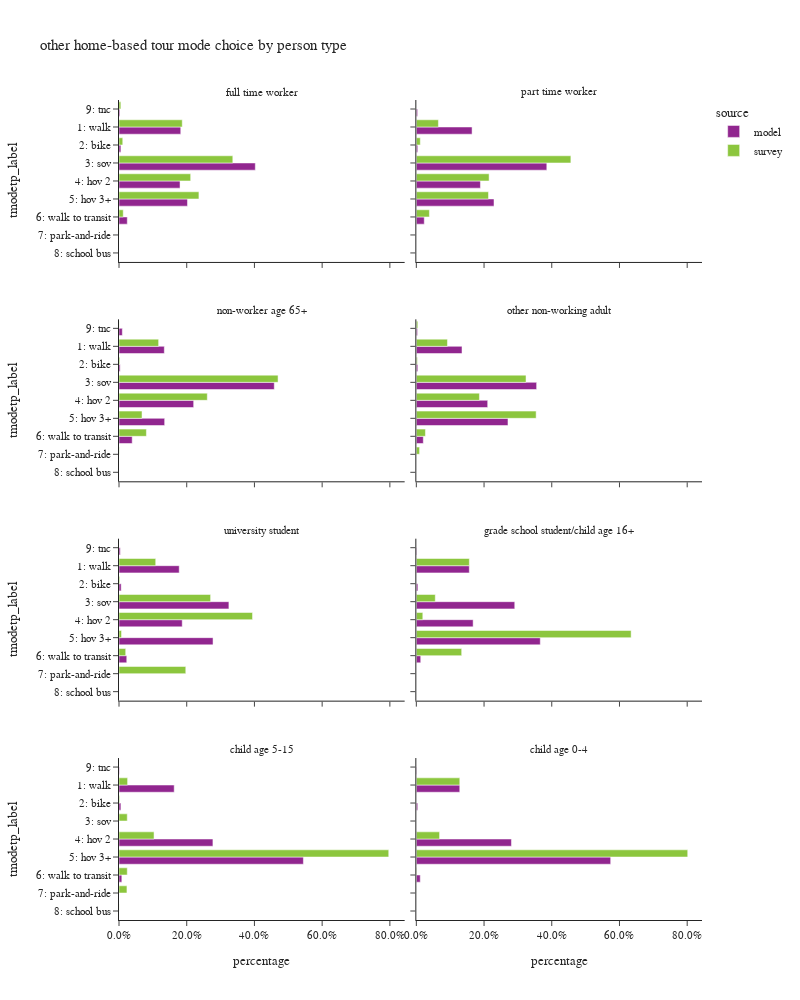

This figure's notebook cell:
### Code cell
plot_mode_choice(hb_tour,"pptyp_label",
                 {"pptyp_label":["full time worker","part time worker","non-worker age 65+","other non-working adult",
                                 "university student","grade school student/child age 16+","child age 5-15","child age 0-4"],
                  "tmodetp_label":["1: walk","2: bike","3: sov","4: hov 2","5: hov 3+","6: walk to transit",
                                   "7: park-and-ride","8: school bus","9: other–survey only"]},
                 "person type",2,1000)

### Figure 1 — Plotly figure (JSON) as saved in the notebook; plotly's stock layout.template omitted (floating-point values rounded to 4 significant figures)
{"data": [{"alignmentgroup": "True", "customdata": [[17294], [528], [38176], [17091], [19177], [2318], [240]], "hovertemplate": "source=model<br>pptyp_label=full time worker<br>percentage=%{x}<br>tmodetp_label=%{y}<br>sample count=%{customdata[0]}<extra></extra>", "legendgroup": "model", "marker": {"color": "#91268F", "pattern": {"shape": ""}}, "name": "model", "offsetgroup": "model", "orientation": "h", "showlegend": true, "textposition": "auto", "type": "bar", "x": [0.1824, 0.005568, 0.4026, 0.1802, 0.2022, 0.02445, 0.002531], "xaxis": "x7", "y": ["1: walk", "2: bike", "3: sov", "4: hov 2", "5: hov 3+", "6: walk to transit", "9: tnc"], "yaxis": "y7"}, {"alignmentgroup": "True", "customdata": [[4940], [124], [11563], [5679], [6883], [703], [112]], "hovertemplate": "source=model<br>pptyp_label=part time worker<br>percentage=%{x}<br>tmodetp_label=%{y}<br>sample count=%{customdata[0]}<extra></extra>", "legendgroup": "model", "marker": {"color": "#91268F", "pattern": {"shape": ""}}, "name": "model", "offsetgroup": "model", "orientation": "h", "showlegend": false, "textposition": "auto", "type": "bar", "x": [0.1646, 0.004133, 0.3854, 0.1893, 0.2294, 0.02343, 0.003733], "xaxis": "x8", "y": ["1: walk", "2: bike", "3: sov", "4: hov 2", "5: hov 3+", "6: walk to transit", "9: tnc"], "yaxis": "y8"}, {"alignmentgroup": "True", "customdata": [[8849], [225], [30319], [14581], [8915], [2578], [648]], "hovertemplate": "source=model<br>pptyp_label=non-worker age 65+<br>percentage=%{x}<br>tmodetp_label=%{y}<br>sample count=%{customdata[0]}<extra></extra>", "legendgroup": "model", "marker": {"color": "#91268F", "pattern": {"shape": ""}}, "name": "model", "offsetgroup": "model", "orientation": "h", "showlegend": false, "textposition": "auto", "type": "bar", "x": [0.1338, 0.003403, 0.4586, 0.2205, 0.1348, 0.03899, 0.009801], "xaxis": "x5", "y": ["1: walk", "2: bike", "3: sov", "4: hov 2", "5: hov 3+", "6: walk to transit", "9: tnc"], "yaxis": "y5"}, {"alignmentgroup": "True", "customdata": [[8941], [282], [23546], [13967], [17939], [1364], [234]], "hovertemplate": "source=model<br>pptyp_label=other non-working adult<br>percentage=%{x}<br>tmodetp_label=%{y}<br>sample count=%{customdata[0]}<extra></extra>", "legendgroup": "model", "marker": {"color": "#91268F", "pattern": {"shape": ""}}, "name": "model", "offsetgroup": "model", "orientation": "h", "showlegend": false, "textposition": "auto", "type": "bar", "x": [0.1349, 0.004255, 0.3553, 0.2107, 0.2707, 0.02058, 0.003531], "xaxis": "x6", "y": ["1: walk", "2: bike", "3: sov", "4: hov 2", "5: hov 3+", "6: walk to transit", "9: tnc"], "yaxis": "y6"}, {"alignmentgroup": "True", "customdata": [[1970], [71], [3596], [2069], [3077], [254], [42]], "hovertemplate": "source=model<br>pptyp_label=university student<br>percentage=%{x}<br>tmodetp_label=%{y}<br>sample count=%{customdata[0]}<extra></extra>", "legendgroup": "model", "marker": {"color": "#91268F", "pattern": {"shape": ""}}, "name": "model", "offsetgroup": "model", "orientation": "h", "showlegend": false, "textposition": "auto", "type": "bar", "x": [0.1778, 0.006409, 0.3246, 0.1867, 0.2777, 0.02293, 0.003791], "xaxis": "x3", "y": ["1: walk", "2: bike", "3: sov", "4: hov 2", "5: hov 3+", "6: walk to transit", "9: tnc"], "yaxis": "y3"}, {"alignmentgroup": "True", "customdata": [[830], [24], [1542], [890], [1942], [69], [8]], "hovertemplate": "source=model<br>pptyp_label=grade school student/child age 16+<br>percentage=%{x}<br>tmodetp_label=%{y}<br>sample count=%{customdata[0]}<extra></extra>", "legendgroup": "model", "marker": {"color": "#91268F", "pattern": {"shape": ""}}, "name": "model", "offsetgroup": "model", "orientation": "h", "showlegend": false, "textposition": "auto", "type": "bar", "x": [0.1565, 0.004524, 0.2907, 0.1678, 0.3661, 0.01301, 0.001508], "xaxis": "x4", "y": ["1: walk", "2: bike", "3: sov", "4: hov 2", "5: hov 3+", "6: walk to transit", "9: tnc"], "yaxis": "y4"}, {"alignmentgroup": "True", "customdata": [[4823], [165], [8206], [16109], [247], [32]], "hovertemplate": "source=model<br>pptyp_label=child age 5-15<br>percentage=%{x}<br>tmodetp_label=%{y}<br>sample count=%{customdata[0]}<extra></extra>", "legendgroup": "model", "marker": {"color": "#91268F", "pattern": {"shape": ""}}, "name": "model", "offsetgroup": "model", "orientation": "h", "showlegend": false, "textposition": "auto", "type": "bar", "x": [0.163, 0.005578, 0.2774, 0.5446, 0.00835, 0.001082], "xaxis": "x", "y": ["1: walk", "2: bike", "4: hov 2", "5: hov 3+", "6: walk to transit", "9: tnc"], "yaxis": "y"}, {"alignmentgroup": "True", "customdata": [[2597], [83], [5687], [11622], [235], [23]], "hovertemplate": "source=model<br>pptyp_label=child age 0-4<br>percentage=%{x}<br>tmodetp_label=%{y}<br>sample count=%{customdata[0]}<extra></extra>", "legendgroup": "model", "marker": {"color": "#91268F", "pattern": {"shape": ""}}, "name": "model", "offsetgroup": "model", "orientation": "h", "showlegend": false, "textposition": "auto", "type": "bar", "x": [0.1283, 0.004099, 0.2809, 0.574, 0.01161, 0.001136], "xaxis": "x2", "y": ["1: walk", "2: bike", "4: hov 2", "5: hov 3+", "6: walk to transit", "9: tnc"], "yaxis": "y2"}, {"alignmentgroup": "True", "customdata": [[451], [44], [450], [264], [144], [48], [2], [13]], "hovertemplate": "source=survey<br>pptyp_label=full time worker<br>percentage=%{x}<br>tmodetp_label=%{y}<br>sample count=%{customdata[0]}<extra></extra>", "legendgroup": "survey", "marker": {"color": "#8CC63E", "pattern": {"shape": ""}}, "name": "survey", "offsetgroup": "survey", "orientation": "h", "showlegend": true, "textposition": "auto", "type": "bar", "x": [0.1868, 0.01107, 0.3361, 0.2117, 0.236, 0.01253, 0.0002603, 0.005471], "xaxis": "x7", "y": ["1: walk", "2: bike", "3: sov", "4: hov 2", "5: hov 3+", "6: walk to transit", "7: park-and-ride", "9: tnc"], "yaxis": "y7"}, {"alignmentgroup": "True", "customdata": [[85], [15], [178], [86], [48], [36]], "hovertemplate": "source=survey<br>pptyp_label=part time worker<br>percentage=%{x}<br>tmodetp_label=%{y}<br>sample count=%{customdata[0]}<extra></extra>", "legendgroup": "survey", "marker": {"color": "#8CC63E", "pattern": {"shape": ""}}, "name": "survey", "offsetgroup": "survey", "orientation": "h", "showlegend": false, "textposition": "auto", "type": "bar", "x": [0.06519, 0.01172, 0.4564, 0.2149, 0.2131, 0.03861], "xaxis": "x8", "y": ["1: walk", "2: bike", "3: sov", "4: hov 2", "5: hov 3+", "6: walk to transit"], "yaxis": "y8"}, {"alignmentgroup": "True", "customdata": [[147], [7], [404], [242], [51], [55], [4], [1]], "hovertemplate": "source=survey<br>pptyp_label=non-worker age 65+<br>percentage=%{x}<br>tmodetp_label=%{y}<br>sample count=%{customdata[0]}<extra></extra>", "legendgroup": "survey", "marker": {"color": "#8CC63E", "pattern": {"shape": ""}}, "name": "survey", "offsetgroup": "survey", "orientation": "h", "showlegend": false, "textposition": "auto", "type": "bar", "x": [0.117, 0.00246, 0.4698, 0.2608, 0.06799, 0.08092, 0.0007112, 0.0003549], "xaxis": "x5", "y": ["1: walk", "2: bike", "3: sov", "4: hov 2", "5: hov 3+", "6: walk to transit", "7: park-and-ride", "9: tnc"], "yaxis": "y5"}, {"alignmentgroup": "True", "customdata": [[157], [16], [257], [147], [89], [47], [5], [5]], "hovertemplate": "source=survey<br>pptyp_label=other non-working adult<br>percentage=%{x}<br>tmodetp_label=%{y}<br>sample count=%{customdata[0]}<extra></extra>", "legendgroup": "survey", "marker": {"color": "#8CC63E", "pattern": {"shape": ""}}, "name": "survey", "offsetgroup": "survey", "orientation": "h", "showlegend": false, "textposition": "auto", "type": "bar", "x": [0.09194, 0.003053, 0.324, 0.1864, 0.3539, 0.0269, 0.009547, 0.004358], "xaxis": "x6", "y": ["1: walk", "2: bike", "3: sov", "4: hov 2", "5: hov 3+", "6: walk to transit", "7: park-and-ride", "9: tnc"], "yaxis": "y6"}, {"alignmentgroup": "True", "customdata": [[41], [2], [22], [13], [4], [7], [3]], "hovertemplate": "source=survey<br>pptyp_label=university student<br>percentage=%{x}<br>tmodetp_label=%{y}<br>sample count=%{customdata[0]}<extra></extra>", "legendgroup": "survey", "marker": {"color": "#8CC63E", "pattern": {"shape": ""}}, "name": "survey", "offsetgroup": "survey", "orientation": "h", "showlegend": false, "textposition": "auto", "type": "bar", "x": [0.1084, 0.002206, 0.2705, 0.3944, 0.007448, 0.01977, 0.1972], "xaxis": "x3", "y": ["1: walk", "2: bike", "3: sov", "4: hov 2", "5: hov 3+", "6: walk to transit", "7: park-and-ride"], "yaxis": "y3"}, {"alignmentgroup": "True", "customdata": [[1], [3], [3], [9], [2]], "hovertemplate": "source=survey<br>pptyp_label=grade school student/child age 16+<br>percentage=%{x}<br>tmodetp_label=%{y}<br>sample count=%{customdata[0]}<extra></extra>", "legendgroup": "survey", "marker": {"color": "#8CC63E", "pattern": {"shape": ""}}, "name": "survey", "offsetgroup": "survey", "orientation": "h", "showlegend": false, "textposition": "auto", "type": "bar", "x": [0.1565, 0.056, 0.0191, 0.6344, 0.1339], "xaxis": "x4", "y": ["1: walk", "3: sov", "4: hov 2", "5: hov 3+", "6: walk to transit"], "yaxis": "y4"}, {"alignmentgroup": "True", "customdata": [[8], [3], [1], [41], [96], [4], [1], [2]], "hovertemplate": "source=survey<br>pptyp_label=child age 5-15<br>percentage=%{x}<br>tmodetp_label=%{y}<br>sample count=%{customdata[0]}<extra></extra>", "legendgroup": "survey", "marker": {"color": "#8CC63E", "pattern": {"shape": ""}}, "name": "survey", "offsetgroup": "survey", "orientation": "h", "showlegend": false, "textposition": "auto", "type": "bar", "x": [0.0254, 0.001926, 0.0244, 0.1035, 0.7967, 0.0244, 0.02346, 0.000267], "xaxis": "x", "y": ["1: walk", "2: bike", "3: sov", "4: hov 2", "5: hov 3+", "6: walk to transit", "7: park-and-ride", "8: school bus"], "yaxis": "y"}, {"alignmentgroup": "True", "customdata": [[24], [14], [65], [1], [1]], "hovertemplate": "source=survey<br>pptyp_label=child age 0-4<br>percentage=%{x}<br>tmodetp_label=%{y}<br>sample count=%{customdata[0]}<extra></extra>", "legendgroup": "survey", "marker": {"color": "#8CC63E", "pattern": {"shape": ""}}, "name": "survey", "offsetgroup": "survey", "orientation": "h", "showlegend": false, "textposition": "auto", "type": "bar", "x": [0.1283, 0.06863, 0.8015, 0.001273, 0.0002254], "xaxis": "x2", "y": ["1: walk", "4: hov 2", "5: hov 3+", "6: walk to transit", "7: park-and-ride"], "yaxis": "y2"}], "layout": {"annotations": [{"font": {}, "showarrow": false, "text": "child age 5-15", "x": 0.245, "xanchor": "center", "xref": "paper", "y": 0.1975, "yanchor": "bottom", "yref": "paper"}, {"font": {}, "showarrow": false, "text": "child age 0-4", "x": 0.755, "xanchor": "center", "xref": "paper", "y": 0.1975, "yanchor": "bottom", "yref": "paper"}, {"font": {}, "showarrow": false, "text": "university student", "x": 0.245, "xanchor": "center", "xref": "paper", "y": 0.465, "yanchor": "bottom", "yref": "paper"}, {"font": {}, "showarrow": false, "text": "grade school student/child age 16+", "x": 0.755, "xanchor": "center", "xref": "paper", "y": 0.465, "yanchor": "bottom", "yref": "paper"}, {"font": {}, "showarrow": false, "text": "non-worker age 65+", "x": 0.245, "xanchor": "center", "xref": "paper", "y": 0.7325, "yanchor": "bottom", "yref": "paper"}, {"font": {}, "showarrow": false, "text": "other non-working adult", "x": 0.755, "xanchor": "center", "xref": "paper", "y": 0.7325, "yanchor": "bottom", "yref": "paper"}, {"font": {}, "showarrow": false, "text": "full time worker", "x": 0.245, "xanchor": "center", "xref": "paper", "y": 1.0, "yanchor": "bottom", "yref": "paper"}, {"font": {}, "showarrow": false, "text": "part time worker", "x": 0.755, "xanchor": "center", "xref": "paper", "y": 1.0, "yanchor": "bottom", "yref": "paper"}], "barmode": "group", "height": 1000, "legend": {"title": {"text": "source"}, "tracegroupgap": 0}, "title": {"text": "other home-based tour mode choice by person type"}, "width": 800, "xaxis": {"anchor": "y", "domain": [0.0, 0.49], "tickformat": ".1%", "title": {"text": "percentage"}}, "xaxis2": {"anchor": "y2", "domain": [0.51, 1.0], "matches": "x", "tickformat": ".1%", "title": {"text": "percentage"}}, "xaxis3": {"anchor": "y3", "domain": [0.0, 0.49], "matches": "x", "showticklabels": false, "tickformat": ".1%"}, "xaxis4": {"anchor": "y4", "domain": [0.51, 1.0], "matches": "x", "showticklabels": false, "tickformat": ".1%"}, "xaxis5": {"anchor": "y5", "domain": [0.0, 0.49], "matches": "x", "showticklabels": false, "tickformat": ".1%"}, "xaxis6": {"anchor": "y6", "domain": [0.51, 1.0], "matches": "x", "showticklabels": false, "tickformat": ".1%"}, "xaxis7": {"anchor": "y7", "domain": [0.0, 0.49], "matches": "x", "showticklabels": false, "tickformat": ".1%"}, "xaxis8": {"anchor": "y8", "domain": [0.51, 1.0], "matches": "x", "showticklabels": false, "tickformat": ".1%"}, "yaxis": {"anchor": "x", "categoryarray": ["9: other–survey only", "8: school bus", "7: park-and-ride", "6: walk to transit", "5: hov 3+", "4: hov 2", "3: sov", "2: bike", "1: walk"], "categoryorder": "array", "domain": [0.0, 0.1975], "title": {"text": "tmodetp_label"}}, "yaxis2": {"anchor": "x2", "domain": [0.0, 0.1975], "matches": "y", "showticklabels": false}, "yaxis3": {"anchor": "x3", "categoryarray": ["9: other–survey only", "8: school bus", "7: park-and-ride", "6: walk to transit", "5: hov 3+", "4: hov 2", "3: sov", "2: bike", "1: walk"], "categoryorder": "array", "domain": [0.2675, 0.465], "matches": "y", "title": {"text": "tmodetp_label"}}, "yaxis4": {"anchor": "x4", "domain": [0.2675, 0.465], "matches": "y", "showticklabels": false}, "yaxis5": {"anchor": "x5", "categoryarray": ["9: other–survey only", "8: school bus", "7: park-and-ride", "6: walk to transit", "5: hov 3+", "4: hov 2", "3: sov", "2: bike", "1: walk"], "categoryorder": "array", "domain": [0.535, 0.7325], "matches": "y", "title": {"text": "tmodetp_label"}}, "yaxis6": {"anchor": "x6", "domain": [0.535, 0.7325], "matches": "y", "showticklabels": false}, "yaxis7": {"anchor": "x7", "categoryarray": ["9: other–survey only", "8: school bus", "7: park-and-ride", "6: walk to transit", "5: hov 3+", "4: hov 2", "3: sov", "2: bike", "1: walk"], "categoryorder": "array", "domain": [0.8025, 1.0], "matches": "y", "title": {"text": "tmodetp_label"}}, "yaxis8": {"anchor": "x8", "domain": [0.8025, 1.0], "matches": "y", "showticklabels": false}}}
